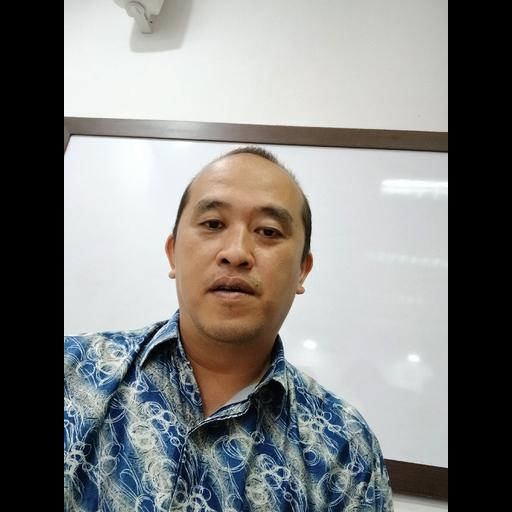
#> input picture backend/temp_resized.jpg, 512 x 512 px
$ python test_haar.py
#> lines starting #> are read from the running program, lines starting #| are printed output that depends on the picture
import cv2
import os

img_path = "temp_resized.jpg"
img_bgr = cv2.imread(img_path)
#> img_bgr is the input picture: shape (512, 512, 3); mean B, G, R 128, 129.6, 129.3
gray = cv2.cvtColor(img_bgr, cv2.COLOR_BGR2GRAY)
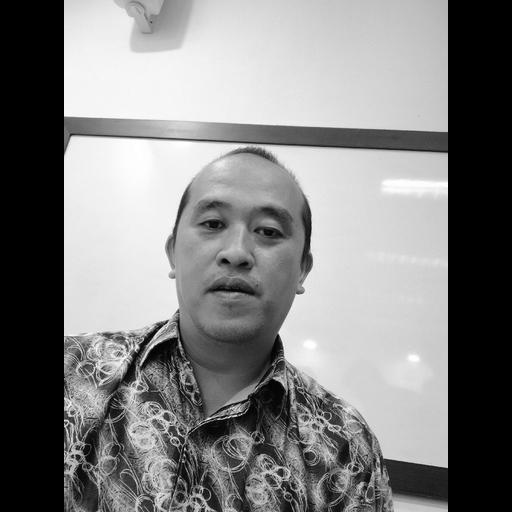
#> gray: shape (512, 512); min 0, max 255, mean 129.3

cascades = [
    'haarcascade_frontalface_default.xml',
    'haarcascade_frontalface_alt.xml',
    'haarcascade_frontalface_alt2.xml',
    'haarcascade_frontalface_alt_tree.xml',
    'haarcascade_profileface.xml'
]

for c_name in cascades:
    cascade_path = cv2.data.haarcascades + c_name
    if not os.path.exists(cascade_path):
        continue
    cascade = cv2.CascadeClassifier(cascade_path)
    faces = cascade.detectMultiScale(gray, scaleFactor=1.05, minNeighbors=3)
    print(f"{c_name}: {len(faces)} faces found.")
    for f in faces:
        print(f"  -> {f}")
#> this loop made 5 passes
#> faces on passes 1 to 5: [[154, 161, 167, 167]], [[160, 164, 158, 158]], [[156, 161, 165, 165]], [[160, 165, 159, 159]], [[189, 166, 154, 154]]
#| haarcascade_frontalface_default.xml: 1 faces found.
#| haarcascade_frontalface_alt.xml: 1 faces found.
#| haarcascade_frontalface_alt2.xml: 1 faces found.
#| haarcascade_frontalface_alt_tree.xml: 1 faces found.
#| haarcascade_profileface.xml: 1 faces found.

$ run again, with backend/temp_input_QXQncdwacTPmrDLfhGPQtsavDJE2.jpg copied over backend/temp_resized.jpg
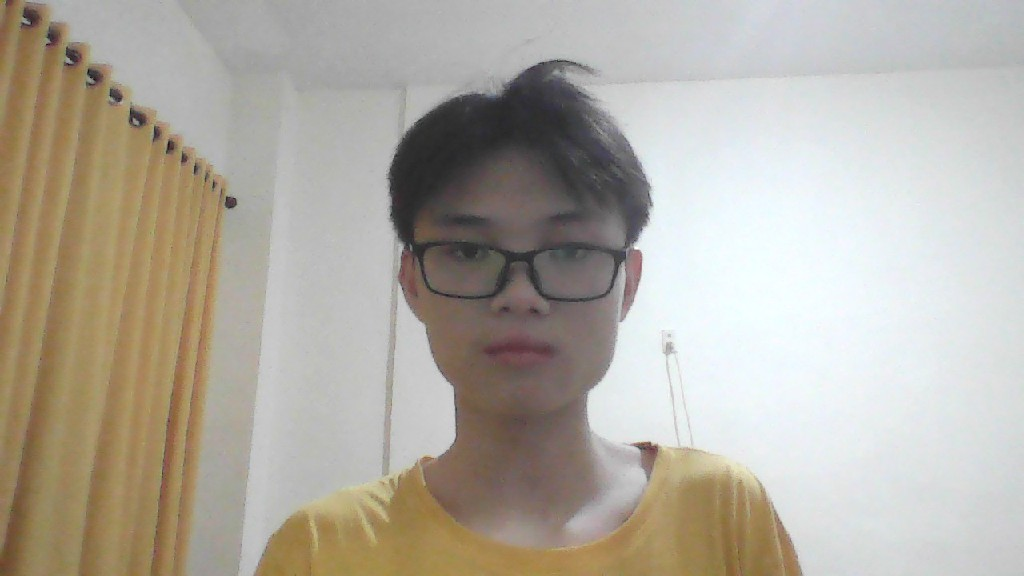
#> input picture backend/temp_input_QXQncdwacTPmrDLfhGPQtsavDJE2.jpg, 1024 x 576 px
#> img_bgr is the input picture: shape (576, 1024, 3); mean B, G, R 161.3, 172, 177.9
#> `gray = cv2.cvtColor(img_bgr, cv2.COLOR_BGR2GRAY)`:
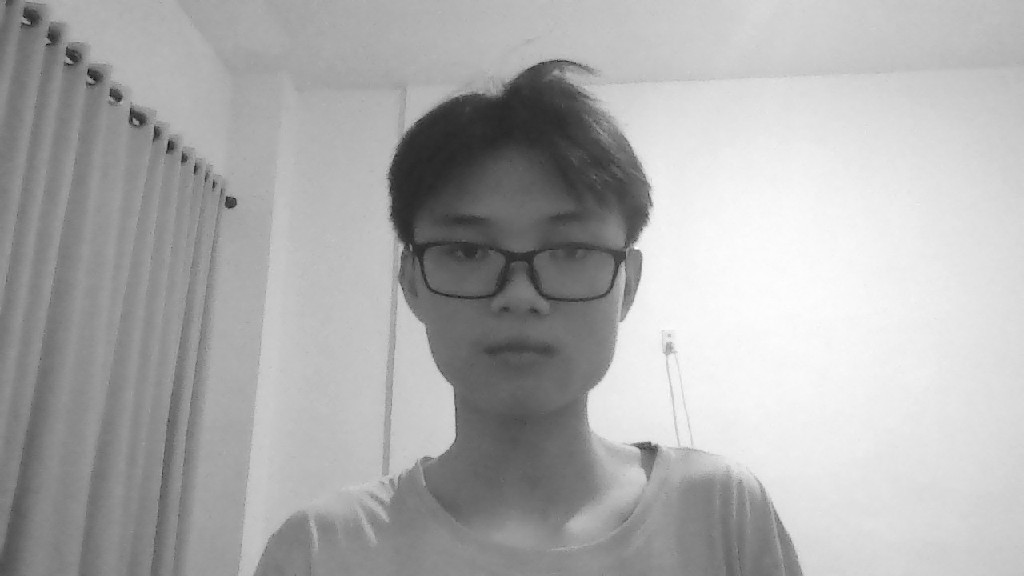
#> gray: shape (576, 1024); min 15, max 254, mean 172.5
#> the loop `for c_name in cascades:` made 5 passes
#> faces on passes 1 to 3: [[384, 150, 257, 257]], [[387, 153, 256, 256]], [[383, 146, 271, 271]]
#> (printed output is left out)
